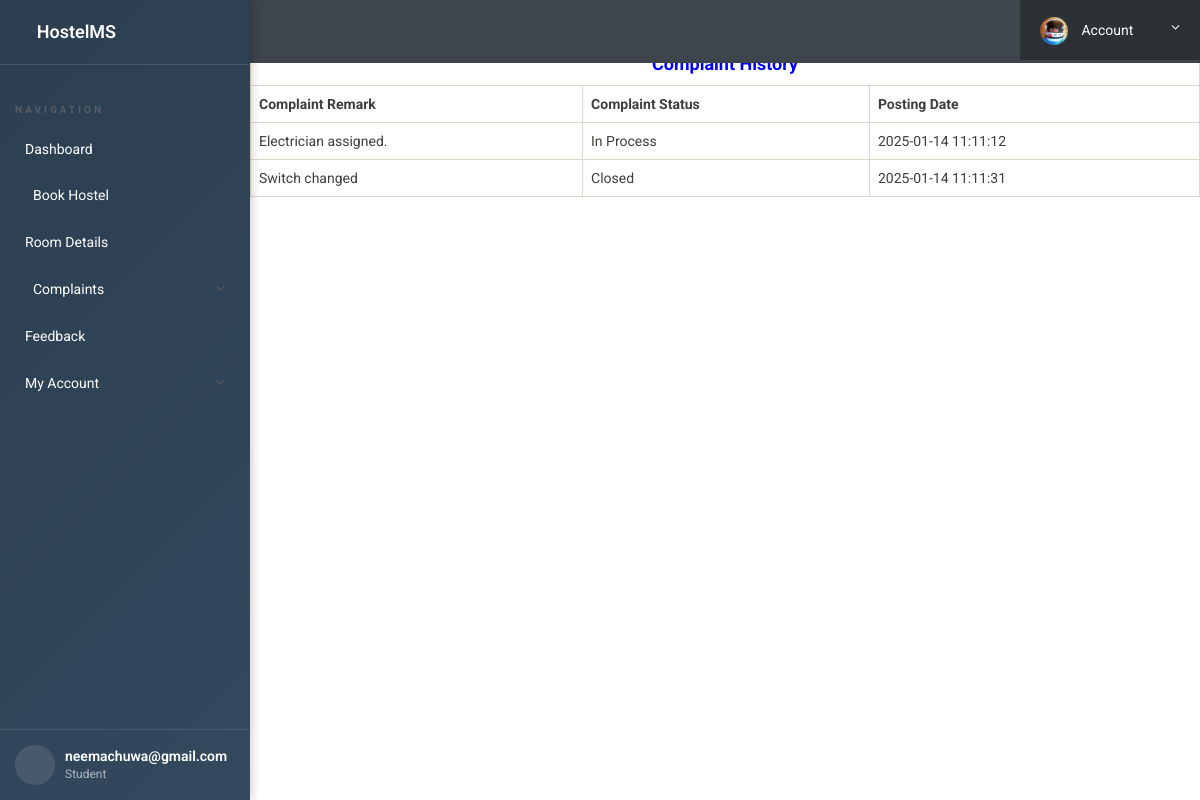
The page /hostel/complaint-details.php?cid=1 (signed in) on the database its author committed.
### tables this page shows
CREATE TABLE `complainthistory` (
  `id` int(11) NOT NULL,
  `complaintid` int(11) DEFAULT NULL,
  `compalintStatus` varchar(255) DEFAULT NULL,
  `complaintRemark` mediumtext DEFAULT NULL,
  `postingDate` timestamp NULL DEFAULT current_timestamp()
);

### hostel/complaint-details.php (the view, shortened to what this page needs)
<?php
include('includes/checklogin.php');
?>
<!doctype html>
<html lang="en" class="no-js">
<head>
	<link rel="stylesheet" href="css/font-awesome.min.css">
	<link rel="stylesheet" href="css/bootstrap.min.css">
	<link rel="stylesheet" href="css/dataTables.bootstrap.min.css">
	<link rel="stylesheet" href="css/bootstrap-social.css">
	<link rel="stylesheet" href="css/bootstrap-select.css">
	<link rel="stylesheet" href="css/fileinput.min.css">
	<link rel="stylesheet" href="css/awesome-bootstrap-checkbox.css">
	<link rel="stylesheet" href="css/style.css">
	<link rel="stylesheet" href="css/font-awesome.min.css">
</head>
<body>
	<?php include('includes/header.php');?>
	<div class="ts-main-content">
			<?php include('includes/sidebar.php');?>
		<div class="content-wrapper">
			<div class="container-fluid">
				<div class="row" id="print">
<?php
$cid=$_GET['cid'];
	  	?>
<?php $query="select * from complainthistory where (complaintid=?)";
$stmt1= $mysqli->prepare($query) ;
$stmt1->bind_param('i',$cid);
$stmt1->execute() ;
 $res1=$stmt1->get_result();
	  	?>
			<table id="zctb" class="table table-bordered " cellspacing="0" width="100%" border="1">
<tr>
	<th colspan="3" style="color:blue; font-size:18px; text-align:center">Complaint History</th>
</tr>
<tr>
	<th>Complaint Remark</th>
	<th>Complaint Status</th>
	<th>Posting Date</th>
</tr>
<?php
while($row1=$res1->fetch_object())
	  { ?>
<tr>
<td><?php echo $row1->complaintRemark;?></td>
<td><?php echo $row1->compalintStatus;?></td>
<td><?php echo $row1->postingDate;?></td>
</tr>
<?php } ?>
</table>
</div>
</div>
</div>
</div>
</body>
</html>

### hostel/css/style.css (style rules this page uses)
html { font-size: 14px; }
@media only screen and (min-width: 480px) { html { font-size: 17px; } }
@media only screen and (min-width: 768px) { html { font-size: 14px; } }
body { font-size: 1em; }
.ts-main-content .content-wrapper { padding-top: 15px; margin-top: 20px; }
@media only screen and (min-width: 992px) { .ts-main-content .content-wrapper { margin-left: 250px; } }

### rows shown on the page
complainthistory: complaintRemark "Electrician assigned.", compalintStatus "In Process", postingDate "2025-01-14 11:11:12"
complainthistory: complaintRemark "Switch changed", compalintStatus "Closed", postingDate "2025-01-14 11:11:31"

### other values the page prints
$_SESSION['login'] "neemachuwa@gmail.com"
